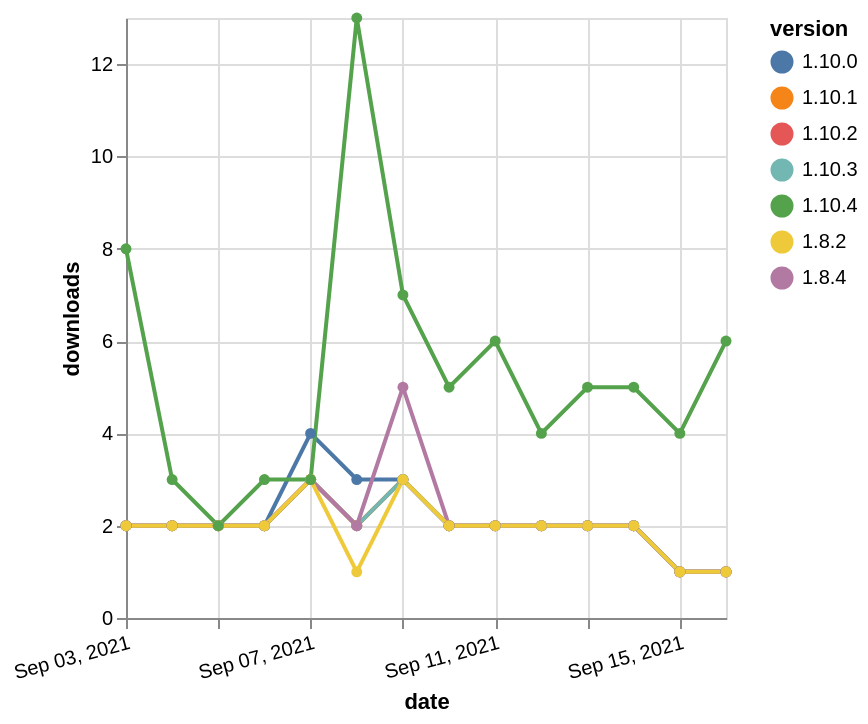

Describe this chart as a Vega-Lite specification.
### Vega-Lite specification from a JSON file in a GitHub repository (floating-point values rounded to 4 significant figures)
{"$schema": "https://vega.github.io/schema/vega-lite/v5.json", "description": "A simple bar chart with embedded data.", "data": {"values": [{"date": "2021-09-03", "total": 2440, "delta": 2, "version": "1.10.2"}, {"date": "2021-09-04", "total": 2442, "delta": 2, "version": "1.10.2"}, {"date": "2021-09-05", "total": 2444, "delta": 2, "version": "1.10.2"}, {"date": "2021-09-06", "total": 2446, "delta": 2, "version": "1.10.2"}, {"date": "2021-09-07", "total": 2449, "delta": 3, "version": "1.10.2"}, {"date": "2021-09-08", "total": 2451, "delta": 2, "version": "1.10.2"}, {"date": "2021-09-09", "total": 2454, "delta": 3, "version": "1.10.2"}, {"date": "2021-09-10", "total": 2456, "delta": 2, "version": "1.10.2"}, {"date": "2021-09-11", "total": 2458, "delta": 2, "version": "1.10.2"}, {"date": "2021-09-12", "total": 2460, "delta": 2, "version": "1.10.2"}, {"date": "2021-09-13", "total": 2462, "delta": 2, "version": "1.10.2"}, {"date": "2021-09-14", "total": 2464, "delta": 2, "version": "1.10.2"}, {"date": "2021-09-15", "total": 2465, "delta": 1, "version": "1.10.2"}, {"date": "2021-09-16", "total": 2466, "delta": 1, "version": "1.10.2"}, {"date": "2021-09-03", "total": 2518, "delta": 2, "version": "1.10.1"}, {"date": "2021-09-04", "total": 2520, "delta": 2, "version": "1.10.1"}, {"date": "2021-09-05", "total": 2522, "delta": 2, "version": "1.10.1"}, {"date": "2021-09-06", "total": 2524, "delta": 2, "version": "1.10.1"}, {"date": "2021-09-07", "total": 2527, "delta": 3, "version": "1.10.1"}, {"date": "2021-09-08", "total": 2529, "delta": 2, "version": "1.10.1"}, {"date": "2021-09-09", "total": 2532, "delta": 3, "version": "1.10.1"}, {"date": "2021-09-10", "total": 2534, "delta": 2, "version": "1.10.1"}, {"date": "2021-09-11", "total": 2536, "delta": 2, "version": "1.10.1"}, {"date": "2021-09-12", "total": 2538, "delta": 2, "version": "1.10.1"}, {"date": "2021-09-13", "total": 2540, "delta": 2, "version": "1.10.1"}, {"date": "2021-09-14", "total": 2542, "delta": 2, "version": "1.10.1"}, {"date": "2021-09-15", "total": 2543, "delta": 1, "version": "1.10.1"}, {"date": "2021-09-16", "total": 2544, "delta": 1, "version": "1.10.1"}, {"date": "2021-09-03", "total": 2814, "delta": 2, "version": "1.10.0"}, {"date": "2021-09-04", "total": 2816, "delta": 2, "version": "1.10.0"}, {"date": "2021-09-05", "total": 2818, "delta": 2, "version": "1.10.0"}, {"date": "2021-09-06", "total": 2820, "delta": 2, "version": "1.10.0"}, {"date": "2021-09-07", "total": 2824, "delta": 4, "version": "1.10.0"}, {"date": "2021-09-08", "total": 2827, "delta": 3, "version": "1.10.0"}, {"date": "2021-09-09", "total": 2830, "delta": 3, "version": "1.10.0"}, {"date": "2021-09-10", "total": 2832, "delta": 2, "version": "1.10.0"}, {"date": "2021-09-11", "total": 2834, "delta": 2, "version": "1.10.0"}, {"date": "2021-09-12", "total": 2836, "delta": 2, "version": "1.10.0"}, {"date": "2021-09-13", "total": 2838, "delta": 2, "version": "1.10.0"}, {"date": "2021-09-14", "total": 2840, "delta": 2, "version": "1.10.0"}, {"date": "2021-09-15", "total": 2841, "delta": 1, "version": "1.10.0"}, {"date": "2021-09-16", "total": 2842, "delta": 1, "version": "1.10.0"}, {"date": "2021-09-03", "total": 2329, "delta": 2, "version": "1.10.3"}, {"date": "2021-09-04", "total": 2331, "delta": 2, "version": "1.10.3"}, {"date": "2021-09-05", "total": 2333, "delta": 2, "version": "1.10.3"}, {"date": "2021-09-06", "total": 2335, "delta": 2, "version": "1.10.3"}, {"date": "2021-09-07", "total": 2338, "delta": 3, "version": "1.10.3"}, {"date": "2021-09-08", "total": 2340, "delta": 2, "version": "1.10.3"}, {"date": "2021-09-09", "total": 2343, "delta": 3, "version": "1.10.3"}, {"date": "2021-09-10", "total": 2345, "delta": 2, "version": "1.10.3"}, {"date": "2021-09-11", "total": 2347, "delta": 2, "version": "1.10.3"}, {"date": "2021-09-12", "total": 2349, "delta": 2, "version": "1.10.3"}, {"date": "2021-09-13", "total": 2351, "delta": 2, "version": "1.10.3"}, {"date": "2021-09-14", "total": 2353, "delta": 2, "version": "1.10.3"}, {"date": "2021-09-15", "total": 2354, "delta": 1, "version": "1.10.3"}, {"date": "2021-09-16", "total": 2355, "delta": 1, "version": "1.10.3"}, {"date": "2021-09-03", "total": 3036, "delta": 2, "version": "1.8.4"}, {"date": "2021-09-04", "total": 3038, "delta": 2, "version": "1.8.4"}, {"date": "2021-09-05", "total": 3040, "delta": 2, "version": "1.8.4"}, {"date": "2021-09-06", "total": 3042, "delta": 2, "version": "1.8.4"}, {"date": "2021-09-07", "total": 3045, "delta": 3, "version": "1.8.4"}, {"date": "2021-09-08", "total": 3047, "delta": 2, "version": "1.8.4"}, {"date": "2021-09-09", "total": 3052, "delta": 5, "version": "1.8.4"}, {"date": "2021-09-10", "total": 3054, "delta": 2, "version": "1.8.4"}, {"date": "2021-09-11", "total": 3056, "delta": 2, "version": "1.8.4"}, {"date": "2021-09-12", "total": 3058, "delta": 2, "version": "1.8.4"}, {"date": "2021-09-13", "total": 3060, "delta": 2, "version": "1.8.4"}, {"date": "2021-09-14", "total": 3062, "delta": 2, "version": "1.8.4"}, {"date": "2021-09-15", "total": 3063, "delta": 1, "version": "1.8.4"}, {"date": "2021-09-16", "total": 3064, "delta": 1, "version": "1.8.4"}, {"date": "2021-09-03", "total": 2847, "delta": 2, "version": "1.8.2"}, {"date": "2021-09-04", "total": 2849, "delta": 2, "version": "1.8.2"}, {"date": "2021-09-05", "total": 2851, "delta": 2, "version": "1.8.2"}, {"date": "2021-09-06", "total": 2853, "delta": 2, "version": "1.8.2"}, {"date": "2021-09-07", "total": 2856, "delta": 3, "version": "1.8.2"}, {"date": "2021-09-08", "total": 2857, "delta": 1, "version": "1.8.2"}, {"date": "2021-09-09", "total": 2860, "delta": 3, "version": "1.8.2"}, {"date": "2021-09-10", "total": 2862, "delta": 2, "version": "1.8.2"}, {"date": "2021-09-11", "total": 2864, "delta": 2, "version": "1.8.2"}, {"date": "2021-09-12", "total": 2866, "delta": 2, "version": "1.8.2"}, {"date": "2021-09-13", "total": 2868, "delta": 2, "version": "1.8.2"}, {"date": "2021-09-14", "total": 2870, "delta": 2, "version": "1.8.2"}, {"date": "2021-09-15", "total": 2871, "delta": 1, "version": "1.8.2"}, {"date": "2021-09-16", "total": 2872, "delta": 1, "version": "1.8.2"}, {"date": "2021-09-03", "total": 4346, "delta": 8, "version": "1.10.4"}, {"date": "2021-09-04", "total": 4349, "delta": 3, "version": "1.10.4"}, {"date": "2021-09-05", "total": 4351, "delta": 2, "version": "1.10.4"}, {"date": "2021-09-06", "total": 4354, "delta": 3, "version": "1.10.4"}, {"date": "2021-09-07", "total": 4357, "delta": 3, "version": "1.10.4"}, {"date": "2021-09-08", "total": 4370, "delta": 13, "version": "1.10.4"}, {"date": "2021-09-09", "total": 4377, "delta": 7, "version": "1.10.4"}, {"date": "2021-09-10", "total": 4382, "delta": 5, "version": "1.10.4"}, {"date": "2021-09-11", "total": 4388, "delta": 6, "version": "1.10.4"}, {"date": "2021-09-12", "total": 4392, "delta": 4, "version": "1.10.4"}, {"date": "2021-09-13", "total": 4397, "delta": 5, "version": "1.10.4"}, {"date": "2021-09-14", "total": 4402, "delta": 5, "version": "1.10.4"}, {"date": "2021-09-15", "total": 4406, "delta": 4, "version": "1.10.4"}, {"date": "2021-09-16", "total": 4412, "delta": 6, "version": "1.10.4"}]}, "width": "container", "mark": {"type": "line", "point": {"filled": true}}, "encoding": {"x": {"field": "date", "type": "temporal", "timeUnit": "yearmonthdate", "title": "date", "axis": {"labelAngle": -15}}, "y": {"field": "delta", "type": "quantitative", "title": "downloads"}, "color": {"field": "version", "type": "nominal"}, "tooltip": {"field": "delta"}}}
